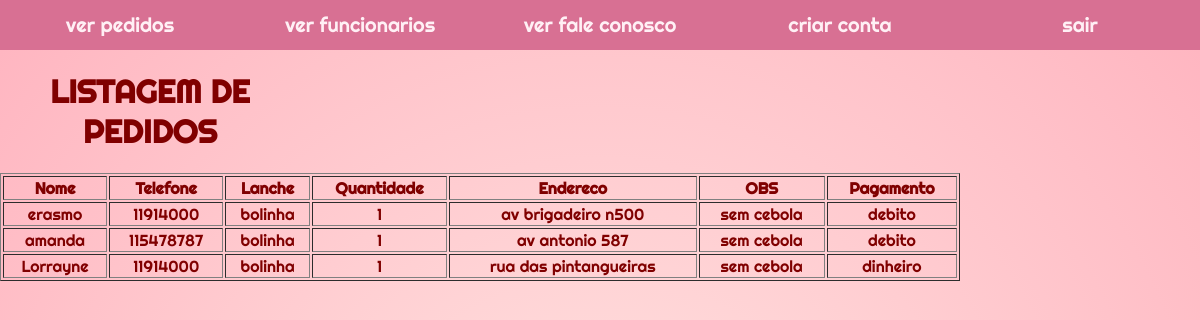
The page /php/verpedidos.php on the database its author committed.
### tables this page shows
CREATE TABLE `pedido` (
  `nome` varchar(30) DEFAULT NULL,
  `telefone` varchar(20) DEFAULT NULL,
  `lanche` varchar(50) DEFAULT NULL,
  `quantidade` int(11) DEFAULT NULL,
  `endereco` varchar(50) DEFAULT NULL,
  `obs` varchar(100) DEFAULT NULL,
  `pagamento` varchar(10) DEFAULT NULL
);

### php/verpedidos.php (the view, shortened to what this page needs)
<?php
require_once "conectar.php";
$consulta = $conexao->prepare('SELECT * FROM pedido');
$consulta->execute();
?>
<!DOCTYPE html>
  <html lang="en">
  <head>
  <link rel="stylesheet" type="text/css" href="../Estilo/style2.css" />
<body>
<header>
        <ul>
            <li><a href="verpedidos.php">ver pedidos</a></li>
            <li><a href="read.php">ver funcionarios</a></li>
            <li><a href="verfale.php">ver fale conosco</a></li>
            <li><a href="create.php">criar conta</a></li>
            <li><a href="../index.html" id="log">sair</a></li>
        </ul>
</header>
<main>
      <h1>LISTAGEM DE PEDIDOS</h1>
      <table width="80%" border="1">
        <tr>
          <th>Nome</th>
          <th>Telefone</th>
          <th>Lanche</th>
          <th>Quantidade</th>
          <th>Endereco</th>
          <th>OBS</th>
          <th>Pagamento</th>
        </tr>
</main>
  </body>
  </html>
  <?php
while($linha = $consulta->fetch(PDO::FETCH_ASSOC)){
    echo"<tr><td>{$linha['nome']}</td>";
    echo "<td>{$linha['telefone']}</td>";
    echo "<td>{$linha['lanche']}</td>";
    echo "<td>{$linha['quantidade']}</td>";
    echo "<td>{$linha['endereco']}</td>";
    echo "<td>{$linha['obs']}</td>";
    echo "<td>{$linha['pagamento']}</td>";
    echo "</tr>";
}

### Estilo/style2.css (style rules this page uses)
html { transition-delay: smooth; }
body,.det { margin: 0; padding: 0; font-family: 'Righteous', cursive; text-align: center; color: maroon; }
header,.cabe { top: 0; height: 100px; width: 100%; position: fixed; background-color: rgb(216, 112, 147); display: flex; align-items: center; z-index: 1; }
ul,.pdf { list-style-type: none; margin: 3; padding: 0; width: 30%; display: flex; flex-wrap: wrap; }
li { width: 100%; }
a { text-decoration: none; color: lavenderblush; font-size: 1rem; line-height: 1.5rem; }
h1 { width: 70%; font-size: 1.75rem; }
main,.det { width:100%; height: 100%; position: absolute; top:100px; background: radial-gradient(circle, rgb(255,228,225),rgb(255,182,193)); }
#end, #ped, #fal,#log { padding-top: 140px; }
@media (min-width: 768px) { header { height: 50px; } }
@media (min-width: 768px) { ul { width: 100%; } }
@media (min-width: 768px) { li { width: 20%; } }
@media (min-width: 768px) { h1 { width: 25%; font-size: 2rem; } }
@media (min-width: 768px) { a { font-size: 1.25rem; } }
@media (min-width: 768px) { main { top: 50px; } }

### rows shown on the page
pedido: nome "erasmo", telefone "11914000", lanche "bolinha", quantidade "1", endereco "av brigadeiro n500", obs "sem cebola", pagamento "debito"
pedido: nome "amanda", telefone "115478787", lanche "bolinha", quantidade "1", endereco "av antonio 587", obs "sem cebola", pagamento "debito"
pedido: nome "Lorrayne", telefone "11914000", lanche "bolinha", quantidade "1", endereco "rua das pintangueiras", obs "sem cebola", pagamento "dinheiro"
